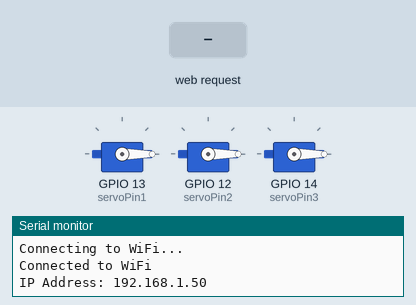
Recording of a program running on a simulated ESP32. Shown: 3 × servo, the last lines printed to the serial monitor. Inputs (shaded band) come from the test bench. WiFi joins after 1.5 s; servers stay silent unless stated.

Above: at 3.2 s.
3.3 s: HTTP request GET /set1?pos=120 received
At 3.7 s:
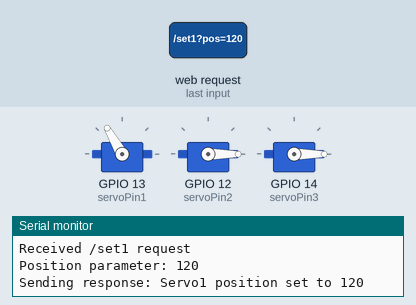
4.8 s: HTTP request GET /set2?pos=120 received
At 6.0 s:
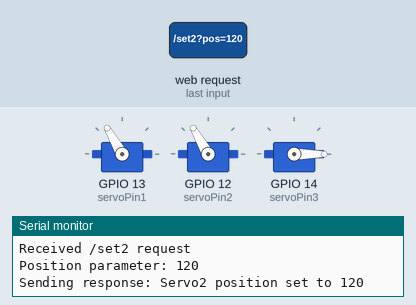
6.3 s: HTTP request GET /set1?pos=1 received
At 7.2 s:
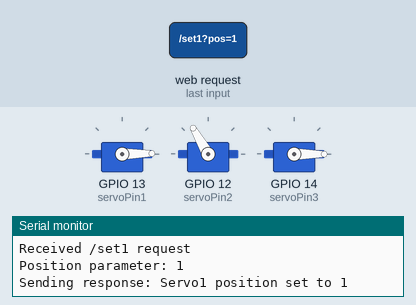
7.8 s: HTTP request GET /set3?pos=120 received
At 8.3 s:
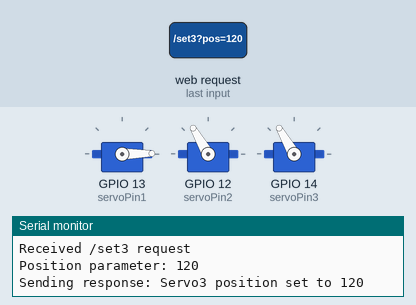
9.3 s: HTTP request GET /set2?pos=1 received
At 10.5 s:
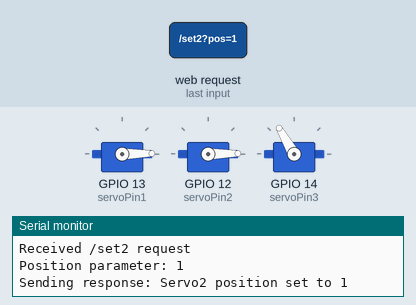
10.8 s: HTTP request GET /set1?pos=120 received
At 11.8 s:
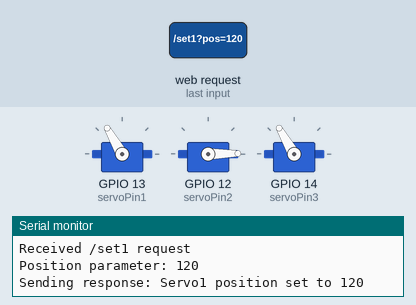
Timing chart, 0 to 13.3 s (numbered marks = the images above; inputs shaded):
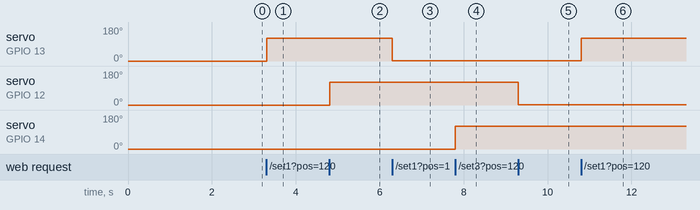

The program:

main.cpp
```cpp
#include <WiFi.h>
#include <ESPAsyncWebServer.h>
#include <ESP32Servo.h>

const char* ssid = "WIFISSID";
const char* password = "YOURPASSWORD";

AsyncWebServer server(80);
Servo servo1, servo2, servo3;
const int servoPin1 = 13;
const int servoPin2 = 12;
const int servoPin3 = 14;
int currentPosition1 = 0;
int currentPosition2 = 0;
int currentPosition3 = 0;

// Function prototype declaration
void handleServoRequest(AsyncWebServerRequest *request, Servo &servo, int &currentPosition, const String &servoId);


void setup() {
  Serial.begin(115200);
  servo1.attach(servoPin1);
  servo2.attach(servoPin2);
  servo3.attach(servoPin3);
  servo1.write(currentPosition1);
  servo2.write(currentPosition2);
  servo3.write(currentPosition3);

  WiFi.begin(ssid, password);
  while (WiFi.status() != WL_CONNECTED) {
    delay(1000);
    Serial.println("Connecting to WiFi...");
  }
  Serial.println("Connected to WiFi");
  Serial.print("IP Address: ");
  Serial.println(WiFi.localIP());

  server.on("/", HTTP_GET, [](AsyncWebServerRequest *request){
    Serial.print("Reveiving request");
    request->send(200, "text/plain", "ESP32 Multi-Servo Control");
  });

  server.on("/set1", HTTP_GET, [](AsyncWebServerRequest *request){
    handleServoRequest(request, servo1, currentPosition1, "1");
  });

  server.on("/set2", HTTP_GET, [](AsyncWebServerRequest *request){
    handleServoRequest(request, servo2, currentPosition2, "2");
  });

  server.on("/set3", HTTP_GET, [](AsyncWebServerRequest *request){
    handleServoRequest(request, servo3, currentPosition3, "3");
  });

  server.begin();
}

void handleServoRequest(AsyncWebServerRequest *request, Servo &servo, int &currentPosition, const String &servoId) {
  Serial.println("Received /set" + servoId + " request");
  if (request->hasParam("pos")) {
    String posParam = request->getParam("pos")->value();
    int pos = posParam.toInt();
    Serial.println("Position parameter: " + posParam);
    if (pos >= 0 && pos <= 180) {
      servo.write(pos);
      currentPosition = pos;
      Serial.println("Sending response: Servo" + servoId + " position set to " + String(pos));
      request->send(200, "text/plain", "Servo" + servoId + " position set to " + String(pos));
    } else {
      Serial.println("Invalid position");
      request->send(400, "text/plain", "Invalid position");
    }
  } else {
    Serial.println("Position not specified");
    request->send(400, "text/plain", "Position not specified");
  }
}

void loop() {
  // Nothing needed here
}
```

Measured:
- after the input at 3.3 s, servo on GPIO 13 (servoPin1): 0° → 120° at once
- after the input at 4.8 s, servo on GPIO 12 (servoPin2): 0° → 120° at once
- after the input at 6.3 s, servo on GPIO 13 (servoPin1): 120° → 1° at once
- after the input at 7.8 s, servo on GPIO 14 (servoPin3): 0° → 120° at once
- after the input at 9.3 s, servo on GPIO 12 (servoPin2): 120° → 1° at once
- after the input at 10.8 s, servo on GPIO 13 (servoPin1): 1° → 120° at once
